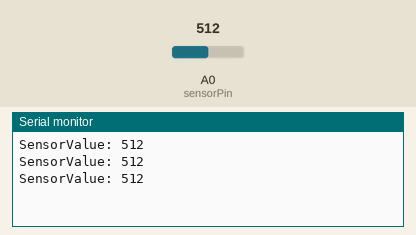
Simulated run of this sketch. Board: Arduino Uno, built with avr-gcc and run on an emulated ATmega328P. Shown: the last lines printed to the serial monitor. The inputs (shaded band) are chosen by the test bench; at power-on: A0 (sensorPin) = 512.

Above: at 1.3 s.
1.4 s: A0 (sensorPin) set to 716
At 1.9 s:
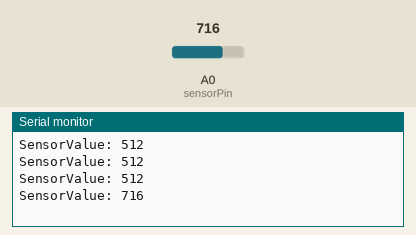
2.9 s: A0 (sensorPin) set to 900
At 3.4 s:
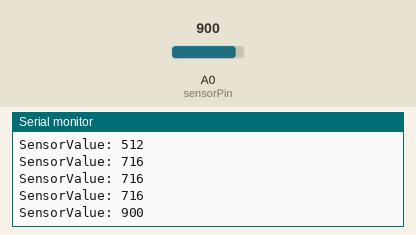
Timing chart, 0 to 5.9 s (numbered marks = the images above; inputs shaded):
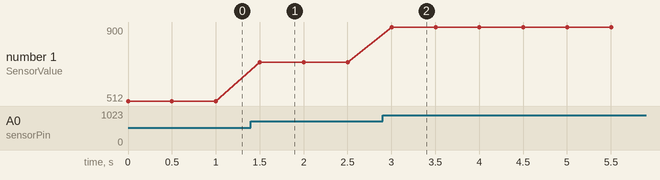

The sketch:

height_test.ino
```cpp
int sensorPin = A0;
int sensorValue = 0;


void setup() {
  // put your setup code here, to run once:
  Serial.begin(9600);

}

void loop() {
  // put your main code here, to run repeatedly:

 sensorValue = analogRead(sensorPin);
 Serial.print("SensorValue: ");
 Serial.println(sensorValue);
 delay(500);

}
```

Measured:
- after the input at 1.4 s, the serial monitor: prints a new line after 0.10 s (image 1)
- after the input at 2.9 s, the serial monitor: prints a new line after 0.10 s (image 2)
- plotted number 1: 512 → 716 after the input at 1.4 s, 716 → 900 after the input at 2.9 s
